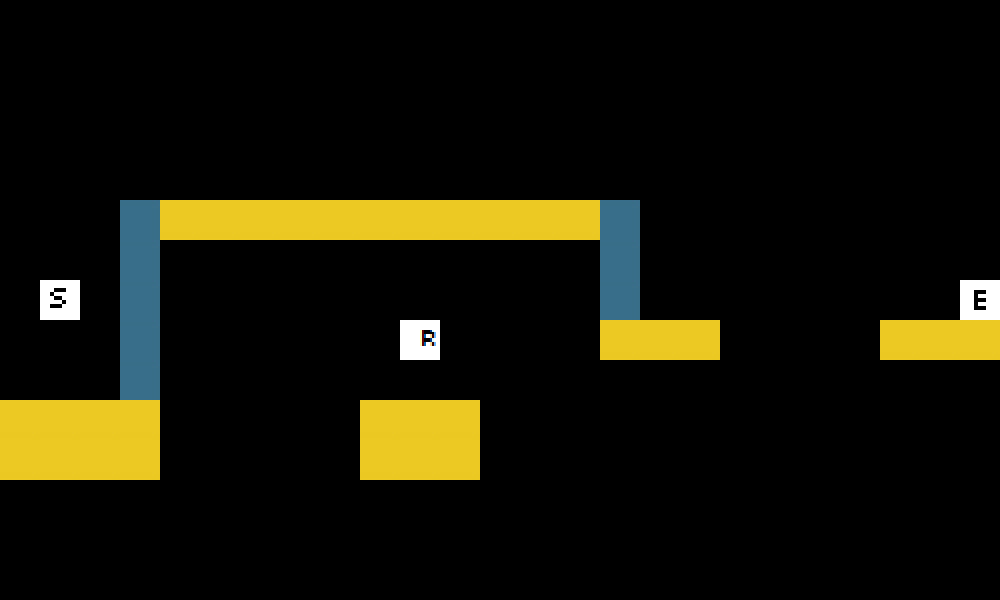

This game map was drawn from its Tiled (.tmx) file and the tilesets committed beside it. A one-line description and the trimmed map source follow:
An orthogonal 25x15 tile map with 40x40 px tiles, 2 tile layers (art, data).

<map version="1.0" orientation="orthogonal" width="25" height="15" tilewidth="40" tileheight="40">
 <tileset firstgid="1" name="tileset" tilewidth="40" tileheight="40">
  <image source="../tileset.png" width="200" height="200" />
 </tileset>
 <layer name="art" width="25" height="15">
  <data>[375 cells, 40 non-empty, 3 distinct tile ids]</data>
 </layer>
 <layer name="data" width="25" height="15">
  <data>[375 cells, 2 non-empty, 2 distinct tile ids]</data>
 </layer>
</map>
